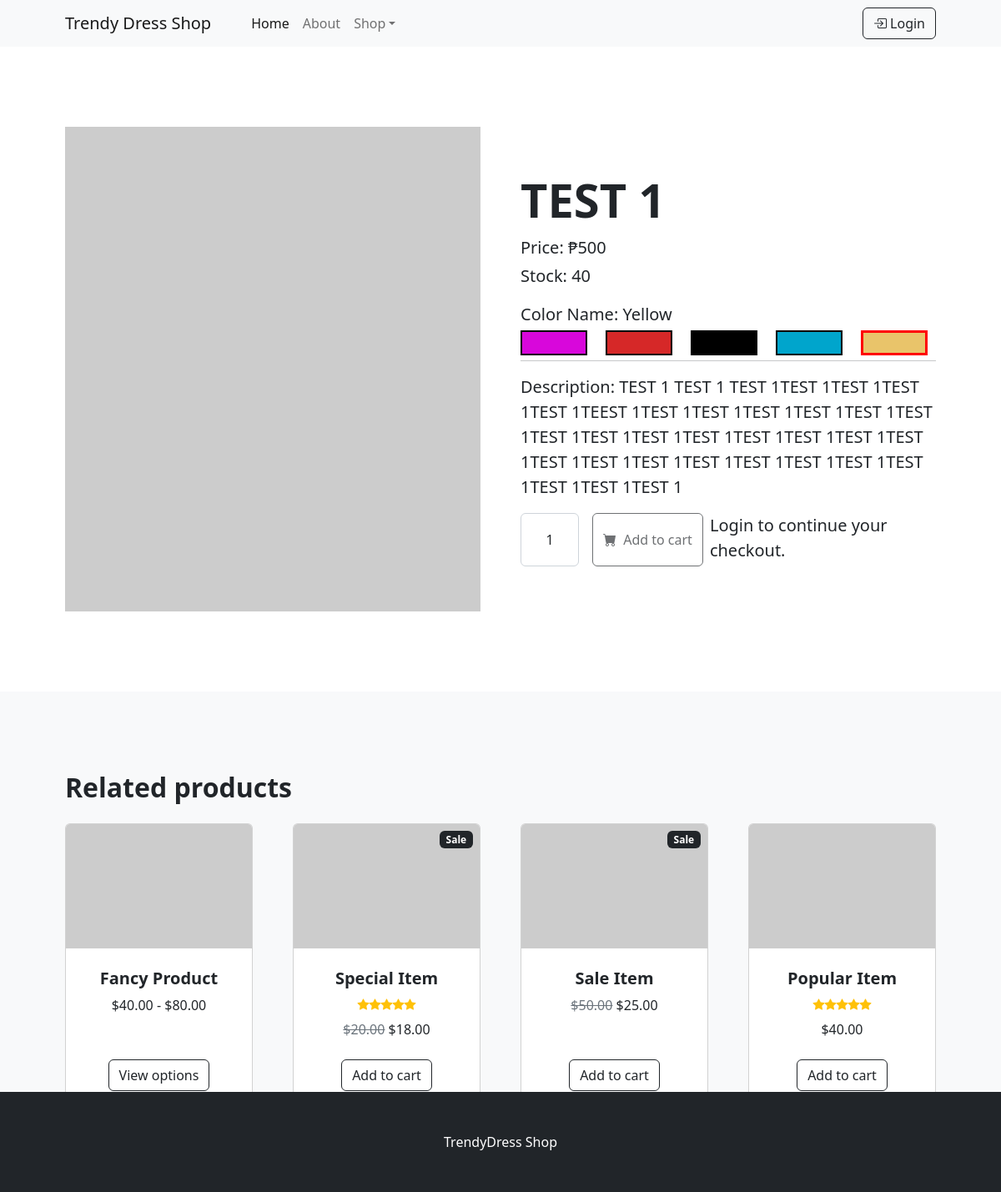
Screenshot of /view-products.php?id=4 with the database file from the repository.
### tables this page shows
CREATE TABLE `products` (
  `id` int NOT NULL,
  `category_id` int DEFAULT NULL,
  `name` varchar(255) DEFAULT NULL,
  `description` text,
  `price` int DEFAULT NULL,
  `color` varchar(11) DEFAULT NULL,
  `created_at` varchar(191) DEFAULT NULL,
  `updated_at` varchar(191) DEFAULT NULL,
  `deleted_at` varchar(191) DEFAULT NULL,
  `created_by` int DEFAULT NULL
);

CREATE TABLE `product_colors` (
  `id` int NOT NULL,
  `product_id` int DEFAULT NULL,
  `name` varchar(255) DEFAULT NULL,
  `code` text,
  `stock_qty` int NOT NULL DEFAULT '0',
  `image` text,
  `created_at` varchar(191) DEFAULT NULL,
  `updated_at` varchar(191) DEFAULT NULL,
  `deleted_at` varchar(191) DEFAULT NULL,
  `created_by` int NOT NULL,
  `updated_by` int NOT NULL
);

### models/Model.php (called while the page is built, shortened)
<?php
class Model
{
    protected $host = "";
    protected $database = "";
    protected $username = "";
    protected $password = "";
    protected $pdo;
    protected $stmt;
    public function __construct(){
        $dotenv = Dotenv\Dotenv::createImmutable(__DIR__);
        $this->host =  $_ENV['DB_HOST'];
        if($_ENV['APP_ENV'] == 'dev'){
            $this->database =  $_ENV['DEV_DB_DATABASE'];
            $this->username =  $_ENV['DEV_DB_USERNAME'];
            $this->password =  $_ENV['DEV_DB_PASSWORD'];
        }else{
            $this->database =  $_ENV['DB_DATABASE'];
            $this->username =  $_ENV['DB_USERNAME'];
            $this->password =  $_ENV['DB_PASSWORD'];
        }
    }
    public function connect(){
        try {
            $this->pdo = new PDO("mysql:host={$this->host};dbname={$this->database};charset=utf8","{$this->username}","{$this->password}");
            $this->pdo->setAttribute(PDO::ATTR_ERRMODE, PDO::ERRMODE_EXCEPTION);
            $this->pdo->setAttribute(PDO::ATTR_DEFAULT_FETCH_MODE, PDO::FETCH_ASSOC);
        } catch (PDOException $e) {
            echo $e->getMessage();
        }
    }
    public function setQuery($qry){
        $this->qry = $qry;
        $this->stmt = $this->pdo->query($this->qry);
        return $this;
    }
    public function getAll(){
        try {
            return $this->stmt->fetchAll();
        } catch (PDOException $e) {
            return $e->getMessage();
        }
    }
    public function getFirst(){
        try {
            $data =  $this->stmt->fetch();
            return (object) $data;
        } catch (PDOException $e) {
            return $e->getMessage();
        }
    }
}

### models/Product.php (called while the page is built, shortened)
<?php
Class Product extends Model {
    public static function findProduct($id, $color_id = 0){
        $qry = "
            SELECT
                P.*,
                C.id as category_id,
                C.name AS category_name,
                PC.stock_qty,
                PC.name as color_name,
                PC.image,
                PC.id as color_id
            FROM products AS P
            LEFT JOIN categories AS C ON P.category_id = C.id
            LEFT JOIN product_colors AS PC ON P.id = PC.product_id
            WHERE P.id = $id
            AND P.deleted_at IS NULL
            ORDER BY P.created_at DESC
        ";
        $instance = new self;
        $prodduct = $instance->setQuery($qry)->getFirst();
        return $prodduct;
    }
}

### models/ProductColor.php (called while the page is built, shortened)
<?php
Class ProductColor extends Model {
    public static function getProductColors($product_id){
        $instance = new self;
        $categories = $instance->setQuery("
            SELECT *  FROM `product_colors`
            WHERE `deleted_at` IS NULL
            AND `product_id` = $product_id
            ORDER BY `created_at` DESC;
        ")->getAll();
        return $categories;
    }
}

### view-products.php (the view, shortened to what this page needs)
<?php
    include_once("./includes/header.php");
    $id = $_REQUEST['id'];
    $color_id = isset($_REQUEST['color_id']) ? $_REQUEST['color_id'] : 0;
    $product = new Product;
    $products = $product->findProduct( $id, $color_id );
    $product_color = new ProductColor;
    $product_colors = $product_color->getProductColors( $id );
?>
    <section class="py-5">
        <div class="container px-4 px-lg-5 my-5">
            <div class="row gx-4 gx-lg-5 align-items-center">
                <div class="col-md-6">
                    <?php if($products->image){ ?>
                        <img class="card-img-top mb-5 mb-md-0" max-width="600" max-height="700" src="./admin/<?=$products->image?>" alt="products-name.png" />`
                    <?php }else{  ?>
                        <img class="card-img-top mb-5 mb-md-0" src="https://dummyimage.com/600x700/dee2e6/6c757d.jpg" alt="no-image.png" />
                    <?php }  ?>
                </div>
                <div class="col-md-6">
                    <h3 class="display-4 fw-bolder"><?=  $products->name  ?></h3>
                    <div class="fs-5 mb-3">
                        <div class="small mb-1 lead"><?= 'Price'. ': '. '₱'. $products->price  ?></div>
                        <div class="small mb-1 lead"><?= 'Stock'. ': '. $products->stock_qty  ?></div>
                    </div>
                    <div class="small mb-1 lead"><?= 'Color Name'. ': '. $products->color_name  ?></div>
                    <div class="color-container" style="display: flex; flex-wrap: wrap; justify-content: space-between;">
                        <?php foreach ($product_colors as $color): ?>
                            <?php
                                $product_color_id = $color['id'];
                                $product_id = $color['product_id'];
                                $product_color_name = $color['name'];
                            ?>
                            <a href="view-products.php?id=<?=$product_id?>&color_id=<?=$product_color_id?>" data-toggle="tooltip" data-placement="top"  title="<?= $color['name'] ?>"  style="flex-basis: calc(20% - 10px); height: 20px; text-decoration: none;">
                                <div <?php
                                    if($product_color_id == $color_id || $products->color_name == $product_color_name ){
                                        echo 'class="active-color-selected "';
                                    }
                                ?> style="flex-basis: calc(20% - 10px); height: 30px; max-width: 80px; background-color: <?= $color['code'] ?>; border: 2px solid black; cursor: pointer;">
                                </div>
                            </a>
                        <?php endforeach; ?>
                    </div>
                    <hr>
                    <p class="lead"><?= 'Description'. ': '. $products->description  ?> </p>
                    <form action="add-to-cart.php" method="POST" onsubmit="return checkUser();">
                        <div class="d-flex">
                            <input name="quantity" required placeholder="0" value="1" class="form-control text-center me-3" id="inputQuantity" type="text" value="" style="width: 70px; max-width: 5rem" <?= $products->stock_qty < 1 ? 'disabled' : '' ?> />
                            <?php if( isset($_SESSION["loggedInUser"]) ) { ?>
                                <input type="hidden" name="customer_id" value="<?=$client_id?>">
                                <?php if( count($product_colors) > 0 ){ ?>
                                    <button class="btn btn-outline-dark flex-shrink-0" name="add-cart" type="submit">
                                        <i class="bi-cart-fill me-1"></i>
                                        Add to cart
                                    </button>
                                <?php } else {?>
                                    <button class="btn btn-outline-dark flex-shrink-0" disabled >
                                        <i class="bi-cart-fill me-1"></i>
                                        Add to cart (Out of Stock)
                                    </button>
                                <?php } ?>
                            <?php } else {?>
                                <button class="btn btn-outline-dark flex-shrink-0" type="submit" disabled>
                                    <i class="bi-cart-fill me-1"></i>
                                    Add to cart
                                </button>
                                <div class="small mb-1 mx-2 lead">Login to continue your checkout.</div>
                            <?php } ?>
                        </div>
                    </form>
                </div>
            </div>
        </div>
    </section>
    <section class="py-5 bg-light">
        <div class="container px-4 px-lg-5 mt-5">
            <h2 class="fw-bolder mb-4">Related products</h2>
            <div class="row gx-4 gx-lg-5 row-cols-2 row-cols-md-3 row-cols-xl-4 justify-content-center">
                <div class="col mb-5">
                    <div class="card h-100">
                        <img class="card-img-top" src="https://dummyimage.com/450x300/dee2e6/6c757d.jpg" alt="..." />
                        <div class="card-body p-4">
                            <div class="text-center">
                                <h5 class="fw-bolder">Fancy Product</h5>
                                $40.00 - $80.00
                            </div>
                        </div>
                        <div class="card-footer p-4 pt-0 border-top-0 bg-transparent">
                            <div class="text-center"><a class="btn btn-outline-dark mt-auto" href="#">View options</a></div>
                        </div>
                    </div>
                </div>
                <div class="col mb-5">
                    <div class="card h-100">
                        <div class="badge bg-dark text-white position-absolute" style="top: 0.5rem; right: 0.5rem">Sale</div>
                        <img class="card-img-top" src="https://dummyimage.com/450x300/dee2e6/6c757d.jpg" alt="..." />
                        <div class="card-body p-4">
                            <div class="text-center">
                                <h5 class="fw-bolder">Special Item</h5>
                                <div class="d-flex justify-content-center small text-warning mb-2">
                                    <div class="bi-star-fill"></div>
                                    <div class="bi-star-fill"></div>
                                    <div class="bi-star-fill"></div>
                                    <div class="bi-star-fill"></div>
                                    <div class="bi-star-fill"></div>
                                </div>
                                <span class="text-muted text-decoration-line-through">$20.00</span>
                                $18.00
                            </div>
                        </div>
                        <div class="card-footer p-4 pt-0 border-top-0 bg-transparent">
                            <div class="text-center"><a class="btn btn-outline-dark mt-auto" href="#">Add to cart</a></div>
                        </div>
                    </div>
                </div>
                <div class="col mb-5">
                    <div class="card h-100">
                        <div class="badge bg-dark text-white position-absolute" style="top: 0.5rem; right: 0.5rem">Sale</div>
                        <img class="card-img-top" src="https://dummyimage.com/450x300/dee2e6/6c757d.jpg" alt="..." />
                        <div class="card-body p-4">
                            <div class="text-center">
                                <h5 class="fw-bolder">Sale Item</h5>
                                <span class="text-muted text-decoration-line-through">$50.00</span>
                                $25.00
                            </div>
                        </div>
                        <div class="card-footer p-4 pt-0 border-top-0 bg-transparent">
                            <div class="text-center"><a class="btn btn-outline-dark mt-auto" href="#">Add to cart</a></div>
                        </div>
                    </div>
                </div>
                <div class="col mb-5">
                    <div class="card h-100">
                        <img class="card-img-top" src="https://dummyimage.com/450x300/dee2e6/6c757d.jpg" alt="..." />
                        <div class="card-body p-4">
                            <div class="text-center">
                                <h5 class="fw-bolder">Popular Item</h5>
                                <div class="d-flex justify-content-center small text-warning mb-2">
                                    <div class="bi-star-fill"></div>
                                    <div class="bi-star-fill"></div>
                                    <div class="bi-star-fill"></div>
                                    <div class="bi-star-fill"></div>
                                    <div class="bi-star-fill"></div>
                                </div>
                                $40.00
                            </div>
                        </div>
                        <div class="card-footer p-4 pt-0 border-top-0 bg-transparent">
                            <div class="text-center"><a class="btn btn-outline-dark mt-auto" href="#">Add to cart</a></div>
                        </div>
                    </div>
                </div>
            </div>
        </div>
    </section>
    <?php include_once("./includes/footer.php"); ?>

### view-products.php (style rules this page uses)
.active-color-selected { border: 3px solid red !important; }

### rows the page displays
products: name "TEST 1", price "500", description "TEST 1 TEST 1 TEST 1TEST 1TEST 1TEST 1TEST 1TEEST 1TEST 1TEST 1TEST 1TEST 1TEST 1TEST 1TEST 1TEST 1TEST 1TEST 1TEST 1TEST 1TEST 1TEST 1TEST 1TEST 1TEST 1TEST 1TEST 1TEST 1TEST 1TEST 1TEST 1TEST 1TEST 1"
product_colors: stock_qty "40", name "Yellow", quantity "1"
product_colors: $product_color_id 2 (drawn)
